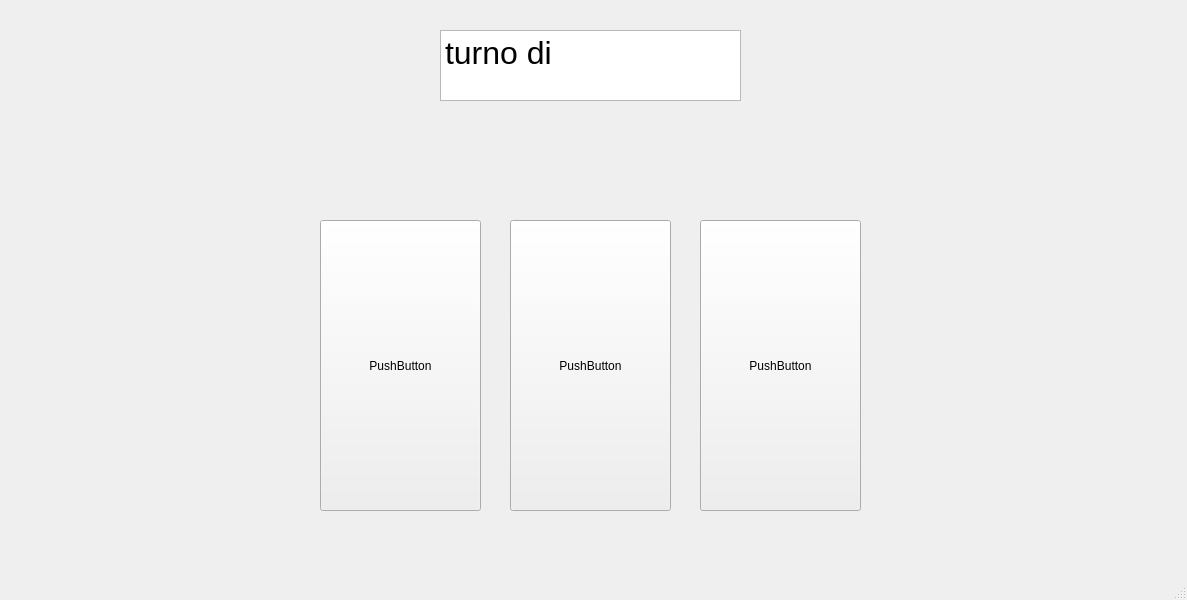
<?xml version="1.0" encoding="UTF-8"?>
<ui version="4.0">
 <class>game</class>
 <widget class="QMainWindow" name="game">
  <property name="geometry">
   <rect>
    <x>0</x>
    <y>0</y>
    <width>1187</width>
    <height>600</height>
   </rect>
  </property>
  <property name="windowTitle">
   <string>MainWindow</string>
  </property>
  <widget class="QWidget" name="centralwidget">
   <widget class="QTextBrowser" name="giocatore">
    <property name="geometry">
     <rect>
      <x>440</x>
      <y>30</y>
      <width>301</width>
      <height>71</height>
     </rect>
    </property>
    <property name="font">
     <font>
      <pointsize>24</pointsize>
     </font>
    </property>
    <property name="html">
     <string>&lt;!DOCTYPE HTML PUBLIC &quot;-//W3C//DTD HTML 4.0//EN&quot; &quot;http://www.w3.org/TR/REC-html40/strict.dtd&quot;&gt;
&lt;html&gt;&lt;head&gt;&lt;meta name=&quot;qrichtext&quot; content=&quot;1&quot; /&gt;&lt;meta charset=&quot;utf-8&quot; /&gt;&lt;style type=&quot;text/css&quot;&gt;
p, li { white-space: pre-wrap; }
hr { height: 1px; border-width: 0; }
li.unchecked::marker { content: &quot;\2610&quot;; }
li.checked::marker { content: &quot;\2612&quot;; }
&lt;/style&gt;&lt;/head&gt;&lt;body style=&quot; font-family:'Segoe UI'; font-size:24pt; font-weight:400; font-style:normal;&quot;&gt;
&lt;p style=&quot; margin-top:0px; margin-bottom:0px; margin-left:0px; margin-right:0px; -qt-block-indent:0; text-indent:0px;&quot;&gt;turno di&lt;/p&gt;&lt;/body&gt;&lt;/html&gt;</string>
    </property>
   </widget>
   <widget class="QPushButton" name="carta1">
    <property name="geometry">
     <rect>
      <x>320</x>
      <y>220</y>
      <width>161</width>
      <height>291</height>
     </rect>
    </property>
    <property name="text">
     <string>PushButton</string>
    </property>
   </widget>
   <widget class="QPushButton" name="carta2">
    <property name="geometry">
     <rect>
      <x>510</x>
      <y>220</y>
      <width>161</width>
      <height>291</height>
     </rect>
    </property>
    <property name="text">
     <string>PushButton</string>
    </property>
   </widget>
   <widget class="QPushButton" name="carta3">
    <property name="geometry">
     <rect>
      <x>700</x>
      <y>220</y>
      <width>161</width>
      <height>291</height>
     </rect>
    </property>
    <property name="text">
     <string>PushButton</string>
    </property>
   </widget>
  </widget>
  <widget class="QMenuBar" name="menubar">
   <property name="geometry">
    <rect>
     <x>0</x>
     <y>0</y>
     <width>1187</width>
     <height>26</height>
    </rect>
   </property>
  </widget>
  <widget class="QStatusBar" name="statusbar"/>
 </widget>
 <resources/>
 <connections/>
</ui>
